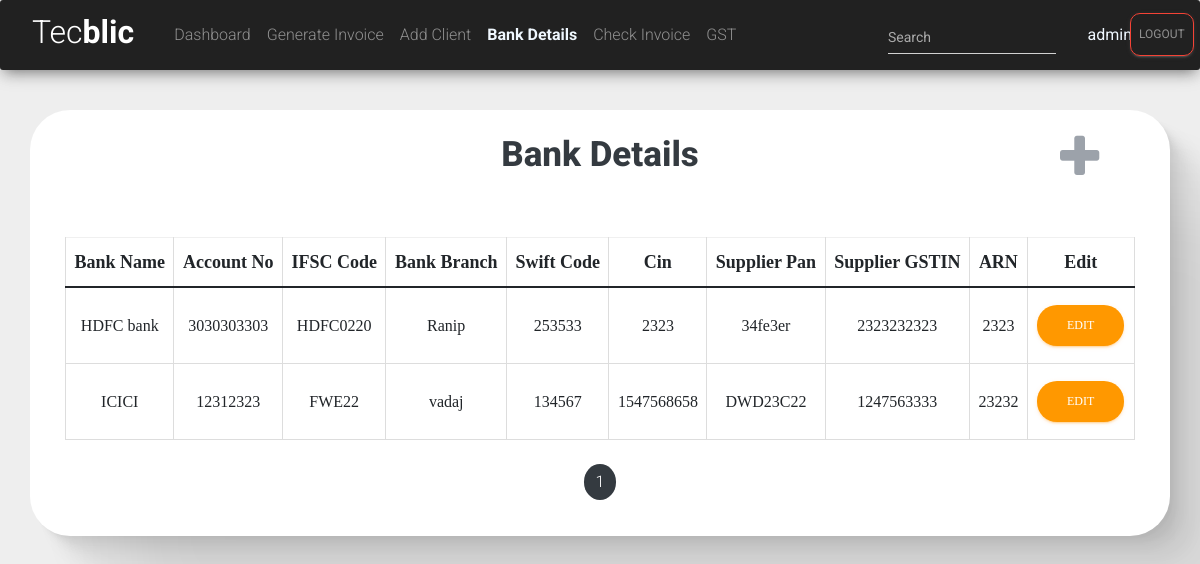
The app's page /bank (signed in), older data.
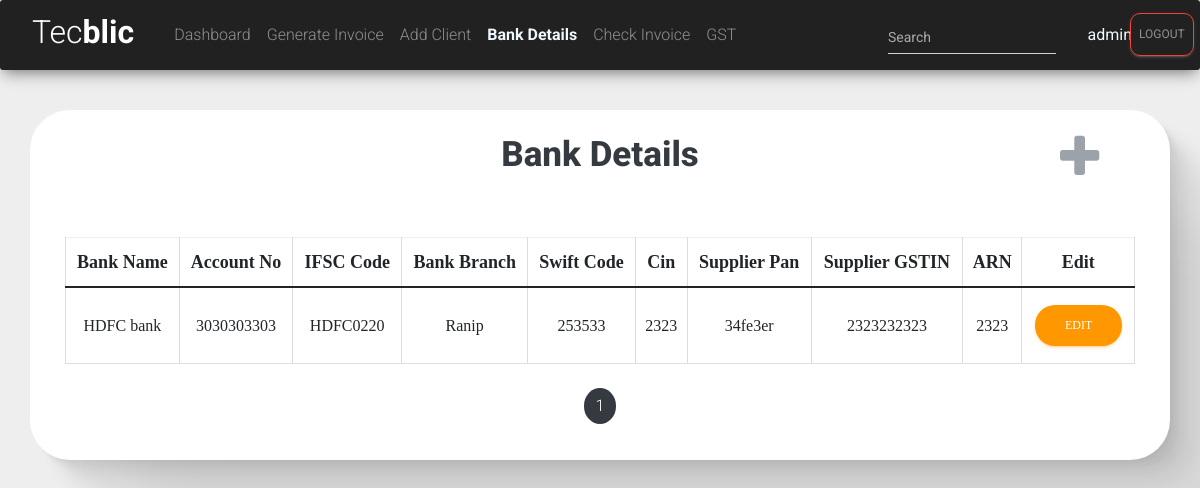
The same page, newer data.
### tecblicapp/models.py (models this page shows, shortened)
class BankDetails(models.Model):
    bank_name=models.CharField(max_length=40,null=True,blank=True)
    account_no=models.CharField(max_length=30,null=True,blank=True)
    ifsc_code=models.CharField(max_length=11,null=True,blank=True)
    bank_branch=models.CharField(max_length=40,null=True,blank=True)
    swift_code=models.CharField(max_length=11,null=True,blank=True)
    cin=models.CharField(max_length=21,null=True,blank=True)
    supplier_pan=models.CharField(max_length=10,null=True,blank=True)
    supplier_gstin=models.CharField(max_length=15,null=True,blank=True)
    arn=models.CharField(max_length=30,null=True,blank=True)

### tecblicapp/views.py (the view)
# urls.py: path('bank',views.bank_detail_view,name='bank-detail'),
@login_required(login_url='login')
def bank_detail_view(request):
    form=bankForm()
    data=BankDetails.objects.all()
    paginator = Paginator(data,2)
    page_number = request.GET.get('page',paginator)
    finaldata =  paginator.get_page(page_number)
    totalpage = finaldata.paginator.num_pages
    return render(request,'tecblicapp/bank_details.html',{'bankdetails':finaldata,'totalpages':[n+1 for n in range(totalpage)]})

### tecblicapp/templates/tecblicapp/bank_details.html (shortened to what this page needs)
<!DOCTYPE html>
<html lang="en">
<head>
    <link href="https://cdn.jsdelivr.net/npm/bootstrap@5.1.3/dist/css/bootstrap.min.css" rel="stylesheet">
    <link rel="stylesheet" href="https://maxcdn.bootstrapcdn.com/font-awesome/latest/css/font-awesome.min.css">
    <link href="/static/assets/css/material-dashboard.css?v=2.1.2" rel="stylesheet" />
    <link href="/static/assets/css/material-dashboard-rtl.css?v=2.1.2" rel="stylesheet" />
</head>
<body>
{% include 'tecblicapp/navbar.html' %}
    <div class="container" style="  box-shadow:
    2.8px 2.8px 2.2px rgba(0, 0, 0, 0.02),
    6.7px 6.7px 5.3px rgba(0, 0, 0, 0.028),
    12.5px 12.5px 10px rgba(0, 0, 0, 0.035),
    22.3px 22.3px 17.9px rgba(0, 0, 0, 0.042),
    41.8px 41.8px 33.4px rgba(0, 0, 0, 0.05),
    100px 100px 80px rgba(0, 0, 0, 0.07)
    ;background-color: white;border-radius: 40px;" >
        <div class="col" style="font-family: Georgia, 'Times New Roman', Times, serif;">
          <h4 class="text-center text-dark" style="font-size: 35px;font-weight: 800">Bank Details</h4>
          <i class="fa fa-plus" data-bs-toggle="modal" data-bs-target="#exampleModal" style="font-size: 50px;position: relative;bottom: 55px;size:30px;left: 93%;cursor: pointer;user-select: none;" type='button' aria-hidden="true"></i>
          <table class="table table-hover table-bordered table-sm">
            <thead>
              <tr class="text-center"
              id="heading">
                <th scope="col" style="font-weight:800;font-size: large;">Bank Name</th>
                <th scope="col" style="font-weight:800;font-size: large;">Account No</th>
                <th scope="col" style="font-weight:800;font-size: large;">IFSC Code</th>
                <th scope="col" style="font-weight:800;font-size: large;">Bank Branch</th>
                <th scope="col" style="font-weight:800;font-size: large;">Swift Code</th>
                <th scope="col" style="font-weight:800;font-size: large;">Cin</th>
                <th scope="col" style="font-weight:800;font-size: large;">Supplier Pan</th>
                <th scope="col" style="font-weight:800;font-size: large;">Supplier GSTIN</th>
                <th scope="col" style="font-weight:800;font-size: large;">ARN</th>
                <th scope="col" style="font-weight:800;font-size: large;">Edit</th>
              </tr>
            </thead>
            <tbody id="tbody" class="text-center">
                    {% for bank in bankdetails %}
                    <tr>
                      <td id="name{{bank.id}}">{{ bank.bank_name }}</td>
                      <td id="account_no{{bank.id}}">{{bank.account_no  }}</td>
                      <td id="ifsc{{bank.id}}">{{ bank.ifsc_code  }}</td>
                      <td id="bank_branch{{bank.id}}">{{bank.bank_branch }}</td>
                      <td id="swift_code{{bank.id}}">{{bank.swift_code }}</td>
                      <td id="cin{{bank.id}}">{{bank.cin }}</td>
                      <td id="pan{{bank.id}}">{{bank.supplier_pan }}</td>
                      <td id="gstin{{bank.id}}">{{bank.supplier_gstin }}</td>
                      <td id="arn{{bank.id}}">{{bank.arn }}</td>
                      <td><input type="button" data-sid="{{bank.id}}" id="e{{bank.id}}" class="button btn btn-warning btn-edit" style="border-radius: 20px;" value="Edit"></td>
                    </tr>
                    {% endfor %}
                  </tbody>
                </table>
              </div>
              <nav aria-label="Page navigation example" class="mt-4" style="margin: auto;width: 25%;">
                <ul class="pagination" style="justify-content: center;">
                  {% for i in totalpages %}
                  <li class="page-item
                  {% if bankdetails.number == i %}
                  bg-dark
                  {% endif %}" style="border-radius: 100%;"><a class="page-link " style="color:{% if bankdetails.number == i %}white;{% else %}black;{% endif %}" href="/bank?page={{i}}">{{i}}</a></li>
                    {% endfor %}
                  </ul>
                </nav>
              </div>
</body>
</html>

### tecblicapp/templates/tecblicapp/navbar.html (shortened to what this page needs)
{% load static %}
<nav class="navbar navbar-expand-lg navbar-dark bg-dark" style="margin-bottom:40px;opacity:1;">
  <div class="collapse navbar-collapse" id="navbarCollapse">
    <div class="navbar-nav">
     <a class="navbar-brand" href="{% url 'home_page' %}">
        <h3 class="mx-3" style="position:relative;bottom:30px;font-size: xx-large;"> Tec<b style="font-weight:bold;">blic</b></h3>
      </a>
      <a class="nav-item nav-link  " id="s2" href=" {% url 'home_page' %}">Dashboard</a>
      <a class="nav-item nav-link " id="s3" href="{% url 'invoice_details' %}">Generate Invoice</a>
      <a class="nav-item nav-link" id="s4" href="{% url 'client-detail' %}">Add Client</a>
      <a class="nav-item nav-link {% block BankDetail %}{% endblock  %}" id="s5" href="{% url 'bank-detail' %}">Bank Details</a>
      <a class="nav-item nav-link {% block CheckInvoice %}{% endblock  %}" id="s6" href="{% url 'check_invoices' %}">Check Invoice</a>
      <a class="nav-item nav-link {% block gst %}{% endblock  %} mr-4"  id="s7" href="{% url 'gst' %}">GST</a>
      <form method="GET" action="/search" style="position:absolute;right:12%;" ><input class="mt-1 form-control mr-sm-2" style="background-image: linear-gradient(to top, wheat 2px, rgba(255, 255, 255, 0) 2px), linear-gradient(to top, #d2d2d2 1px, rgba(255, 255, 255, 0) 1px);color: aliceblue;font-weight: bolder;" type="search" style="position: relative; left: 100px;" name="query" id="query" placeholder="Search" aria-label="Search"></form>
      <span class="nav-item nav-link" style="font-weight: bolder;position:absolute;right:5%;color: aliceblue;" id="s1"> {{request.user}} </span>
      <a class="nav-item nav-link btn btn-outline-danger" style="border-radius: 10px;position:absolute;right:5px;" href="{% url 'logout' %}">Logout</a>
    </div>
  </div>
</nav>

### tecblicapp/templates/tecblicapp/bank_details.html (style rules this page uses)
* { box-sizing: border-box; }
#s5 { color: aliceblue; font-weight: bold; }
.container { border-radius: 5px; background-color: #f2f2f2; padding: 20px; }
i { opacity: 0.5; }
.form-control, .is-focused .form-control { background-image: linear-gradient(to top, #000000 2px, rgba(156, 39, 176, 0) 2px), linear-gradient(to top, #d2d2d2 1px, rgba(210, 210, 210, 0) 1px); }

Row changes from the older to the newer data that the page shows:
removed BankDetails: bank_name "ICICI", account_no "12312323", ifsc_code "FWE22", bank_branch "vadaj", swift_code "134567", cin "1547568658", supplier_pan "DWD23C22", supplier_gstin "1247563333", arn "23232"
